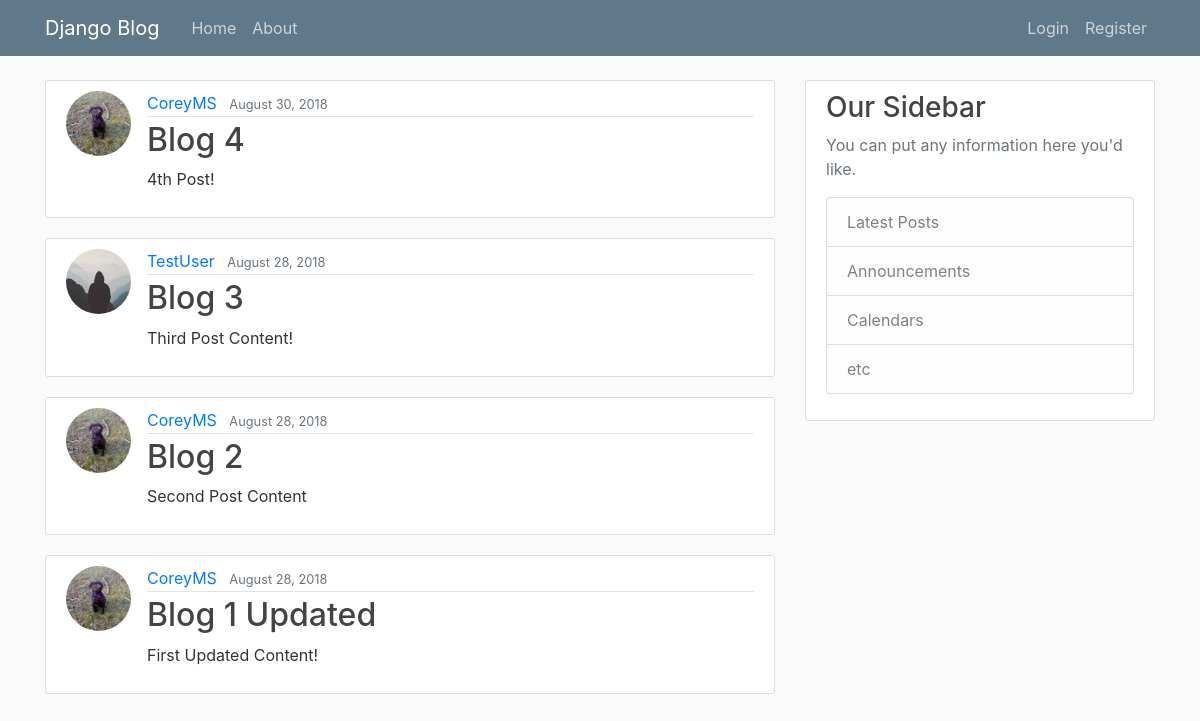
The page / on the database its author committed.
### blog/models.py (models this page shows, shortened)
class Post(models.Model):
    title = models.CharField(max_length=100)
    content = models.TextField()
    date_posted = models.DateTimeField(default=timezone.now)
    author = models.ForeignKey(User, on_delete=models.CASCADE)

### users/models.py (models this page shows, shortened)
class Profile(models.Model):
    user = models.OneToOneField(User, on_delete=models.CASCADE)
    image = models.ImageField(default='default.jpg', upload_to='profile_pics')

### blog/views.py (the view)
# urls.py: path('', PostListView.as_view(), name='blog-home'),
class PostListView(ListView):
    model = Post
    template_name = 'blog/home.html'  # <app>/<model>_<viewtype>.html
    context_object_name = 'posts'
    ordering = ['-date_posted']

### blog/templates/blog/home.html
{% extends "blog/base.html" %}
{% block content %}
    {% for post in posts %}
        <article class="media content-section">
          <img class="rounded-circle article-img" src="{{ post.author.profile.image.url }}">
          <div class="media-body">
            <div class="article-metadata">
              <a class="mr-2" href="#">{{ post.author }}</a>
              <small class="text-muted">{{ post.date_posted|date:"F d, Y" }}</small>
            </div>
            <h2><a class="article-title" href="{% url 'post-detail' post.id %}">{{ post.title }}</a></h2>
            <p class="article-content">{{ post.content }}</p>
          </div>
        </article>
    {% endfor %}
{% endblock content %}

### blog/templates/blog/base.html (shortened to what this page needs)
{% load static %}
<!DOCTYPE html>
<html>
<head>
    <link rel="stylesheet" href="https://maxcdn.bootstrapcdn.com/bootstrap/4.0.0/css/bootstrap.min.css">
    <link rel="stylesheet" type="text/css" href="{% static 'blog/main.css' %}">
</head>
<body>
    <header class="site-header">
      <nav class="navbar navbar-expand-md navbar-dark bg-steel fixed-top">
        <div class="container">
          <a class="navbar-brand mr-4" href="{% url 'blog-home' %}">Django Blog</a>
          <div class="collapse navbar-collapse" id="navbarToggle">
            <div class="navbar-nav mr-auto">
              <a class="nav-item nav-link" href="{% url 'blog-home' %}">Home</a>
              <a class="nav-item nav-link" href="{% url 'blog-about' %}">About</a>
            </div>
            <div class="navbar-nav">
              {% if user.is_authenticated %}
                <a class="nav-item nav-link" href="{% url 'post-create' %}">New Post</a>
                <a class="nav-item nav-link" href="{% url 'profile' %}">Profile</a>
                <a class="nav-item nav-link" href="{% url 'logout' %}">Logout</a>
              {% else %}
                <a class="nav-item nav-link" href="{% url 'login' %}">Login</a>
                <a class="nav-item nav-link" href="{% url 'register' %}">Register</a>
              {% endif %}
            </div>
          </div>
        </div>
      </nav>
    </header>
    <main role="main" class="container">
      <div class="row">
        <div class="col-md-8">
          {% block content %}{% endblock %}
        </div>
        <div class="col-md-4">
          <div class="content-section">
            <h3>Our Sidebar</h3>
            <p class='text-muted'>You can put any information here you'd like.
              <ul class="list-group">
                <li class="list-group-item list-group-item-light">Latest Posts</li>
                <li class="list-group-item list-group-item-light">Announcements</li>
                <li class="list-group-item list-group-item-light">Calendars</li>
                <li class="list-group-item list-group-item-light">etc</li>
              </ul>
            </p>
          </div>
        </div>
      </div>
    </main>
</body>
</html>

### blog/static/blog/main.css (style rules this page uses)
body { background: #fafafa; color: #333333; margin-top: 5rem; }
h1, h2, h3, h4, h5, h6 { color: #444444; }
ul { margin: 0; }
.bg-steel { background-color: #5f788a; }
.site-header .navbar-nav .nav-link { color: #cbd5db; }
.content-section { background: #ffffff; padding: 10px 20px; border: 1px solid #dddddd; border-radius: 3px; margin-bottom: 20px; }
.article-title { color: #444444; }
.article-content { white-space: pre-line; }
.article-img { height: 65px; width: 65px; margin-right: 16px; }
.article-metadata { padding-bottom: 1px; margin-bottom: 4px; border-bottom: 1px solid #e3e3e3 }

### rows shown on the page
Post: author.profile.image (picture), author "CoreyMS", date_posted "August 30, 2018", title "Blog 4", content "4th Post!"
Post: author.profile.image (placeholder picture), author "TestUser", date_posted "August 28, 2018", title "Blog 3", content "Third Post Content!"
Post: author.profile.image (picture), author "CoreyMS", date_posted "August 28, 2018", title "Blog 2", content "Second Post Content"
Post: author.profile.image (picture), author "CoreyMS", date_posted "August 28, 2018", title "Blog 1 Updated", content "First Updated Content!"
